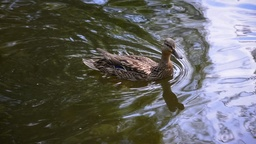
#> input picture Lab8/video/00000.jpg, 256 x 144 px, shrunk from 854 x 480 before the run; its folder holds only this picture in this run
$ python punto2.py
#> lines starting #> are read from the running program, lines starting #| are printed output that depends on the picture; after the words box and inside, x2 and y2 are one past the last pixel; in counts of white or black regions, pixels touching at a corner belong together
import numpy as np
from sklearn.cluster import KMeans
import matplotlib.pyplot as plt
import skimage.io as io
from skimage.color import rgb2gray
import os
import imageio
import threading


# =============================================================================
#                                   PUNTO 2
# =============================================================================

def MyVQ_training_201424311_201617853(grayscale_image, window_size, k):
#> called with window_size = 3, k = 2
    num1=int((window_size-1)/2)
    vectorArray = []
    labeled_image = np.zeros_like(grayscale_image)
    for i in range(num1, len(grayscale_image)-num1):
        for j in range(num1, len(grayscale_image[i])-num1):
            window = grayscale_image[i-num1:i+num1+1,j-num1:j+num1+1]
            vector = window.reshape((1,window_size**2))
            vectorArray.append(vector)
#> this loop made 142 passes
#> after the loop, vectorArray = 36068 items
    vectorArray = np.concatenate(vectorArray,axis=0)
    model = KMeans(n_clusters=k, random_state=0).fit(vectorArray)
    print(model)
#| KMeans(n_clusters=2, random_state=0)
    num = 0
    for i in range(num1, len(grayscale_image)-num1):
        for j in range(num1, len(grayscale_image[i])-num1):
            labeled_image[i,j] = model.labels_[num]
            num += 1
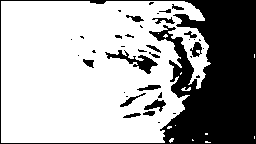
#> labeled_image: shape (144, 256) float64; values 0 (black) and 1 (white), 66.6% white; 39 black regions (23 under 20 px), largest, box (x1, y1, x2, y2) and area: (0, 0, 256, 144) 10934, (105, 50, 158, 74) 378, (144, 99, 166, 112) 131
#> after the loop, num = 36068
    return model , labeled_image

def MyVQ_predict_201424311_201617853(grayscale_image, window_size, model):
    num1=int((window_size-1)/2)
    labeled_image = np.zeros_like(grayscale_image)
    for i in range(num1, len(grayscale_image)-num1):
        for j in range(num1, len(grayscale_image[i])-num1):
            window = grayscale_image[i-num1:i+num1+1,j-num1:j+num1+1]
            vector = window.reshape((1,window_size**2))
            labeled_image[i,j] = model.predict(vector)
    return labeled_image

images = []
dirs = os.listdir('video')
k = 0
for im in dirs:
    if k%7==0:
        images.append(rgb2gray(io.imread(os.path.join('video',im))))
    k+=1

model, seg = MyVQ_training_201424311_201617853(images[0], 3,2)

gifImages = images.copy()
#> gifImages = 1 item

def segImage( i ):
    global images, gifImages

with imageio.get_writer(os.path.join('duck1.gif'), mode='I') as writer:
    for i in range(len(images)):
        print('inicio ',i)
        gifImages[i] = MyVQ_predict_201424311_201617853(images[i],3,model)
        print('fin',i)
        writer.append_data(gifImages[i])
#> this loop made 1 pass
#> num1 in MyVQ_predict_201424311_201617853 on pass 1: 1
#| inicio  0
#| fin 0

$ run again, on Lab8/video/00004.jpg
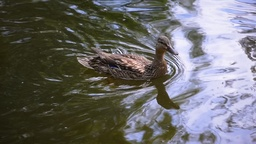
#> input picture Lab8/video/00004.jpg, 256 x 144 px, shrunk from 854 x 480 before the run
#> the loop in MyVQ_training_201424311_201617853, `for i in range(num1, len(grayscale_image)-num1):` made 142 passes
#> after the loop in MyVQ_training_201424311_201617853, `for i in range(num1, len(grayscale_image)-num1):`: vectorArray = 36068 items
#| KMeans(n_clusters=2, random_state=0)
#> after the loop in MyVQ_training_201424311_201617853, `for i in range(num1, len(grayscale_image)-num1):`:
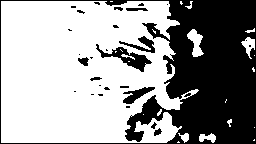
#> labeled_image: shape (144, 256) float64; values 0 (black) and 1 (white), 61.4% white; 29 black regions (19 under 20 px), largest, box (x1, y1, x2, y2) and area: (0, 0, 256, 144) 12923, (96, 44, 152, 72) 483, (123, 87, 155, 104) 236
#> after the loop in MyVQ_training_201424311_201617853, `for i in range(num1, len(grayscale_image)-num1):`: num = 36068
#> gifImages = 1 item
#> the loop `for i in range(len(images)):` made 1 pass
#> num1 in MyVQ_predict_201424311_201617853 on pass 1: 1
#> (printed output is left out)
